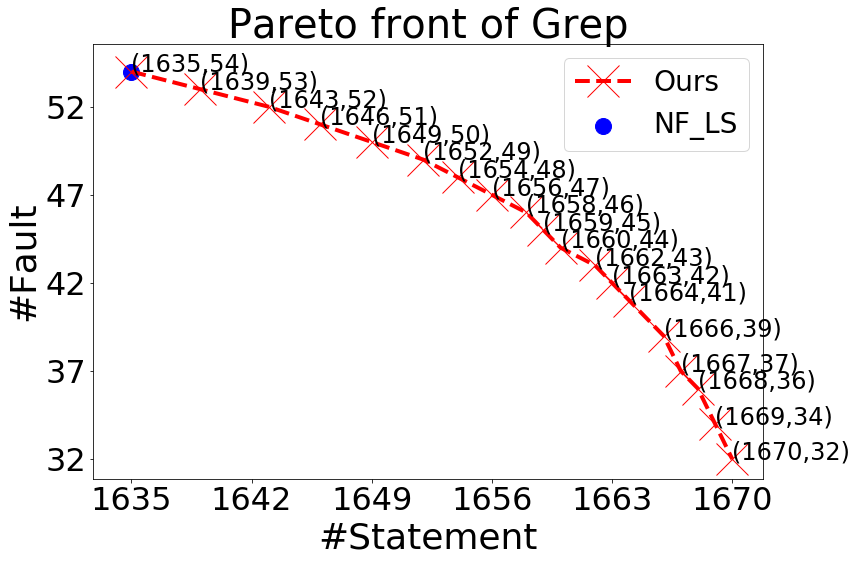

Reproduce this figure in Python.
# -*- coding: utf-8 -*-
"""
Created on Fri Dec  7 20:53:57 2018

@author: allen
"""

import matplotlib.pyplot as plt
import numpy as np 

#LFLS_x = [44]
#LFLS_y = [28]
#NFNS_x = [44]
#NFNS_y = [32]
NFLS_x = [1635]
NFLS_y = [54]
Ours_x= [1635,1639,1643,1646,1649,1652,1654,1656,1658,1659,1660,1662,1663,1664,1666,1667,1668,1669,1670]
Ours_y= [54,53,52,51,50,49,48,47,46,45,44,43,42,41,39,37,36,34,32]

my_x_ticks = np.arange (1635,1671,7)#显示范围为-5至5，每0.5显示一刻度
my_y_ticks = np.arange(32,56,5) #显示范围为-2至2，每0.2显示一刻度
plt.xticks(my_x_ticks)
plt.yticks(my_y_ticks)
  
params = {'figure.figsize': '12, 8','font.size':'24', 'axes.titlesize':'40',  'lines.markersize': '32','axes.labelsize': '36','xtick.labelsize': '32','ytick.labelsize': '32', 'lines.linewidth': '4',
'legend.fontsize': '28'}  # set figure size }
plt.rcParams.update(params)
plt.plot(Ours_x,Ours_y,linestyle='--', marker='x', color='r')
#plt.scatter(LFLS_x,LFLS_y, marker='s', color='orange')
#plt.scatter(NFNS_x,NFNS_y, marker='^', color='g')
plt.scatter(NFLS_x,NFLS_y, marker='.', color='b')

for a,b in zip(Ours_x, Ours_y): 
    plt.annotate('('+str(a)+','+str(b)+')',xy=(a,b))
#for a,b in zip(LFLS_x, LFLS_y): 
#    plt.annotate('('+str(a)+','+str(b)+')',xy=(a,b))
plt.legend(['Ours', 'NF_LS'], loc='upper right')
plt.title("Pareto front of Grep")
plt.xlabel("#Statement")
plt.ylabel("#Fault")
           
fig = plt.gcf()
plt.show()
fig.set_size_inches(7,5)
fig.savefig('tri_grep_plot.png')
